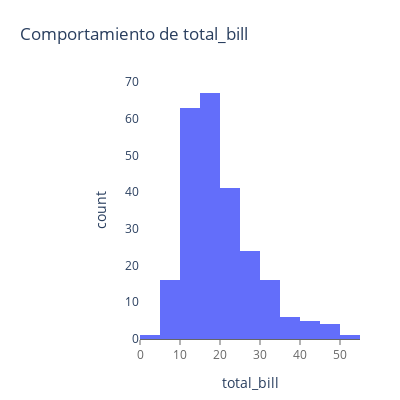

The cell this chart's notebook holds for it:
### Code cell
import plotly.express as px
df = px.data.tips()
fig = px.histogram(df, x="total_bill", nbins=10)
fig.update_layout(
    title="Comportamiento de total_bill",
    xaxis=dict(
        showgrid=False,
        showline=True,
        linecolor='rgb(102, 102, 102)',
        tickfont_color='rgb(102, 102, 102)',
        showticklabels=True,
        dtick=10,
        ticks='outside',
        tickcolor='rgb(102, 102, 102)',
    ),
    margin=dict(l=140, r=40, b=50, t=80),
    legend=dict(
        font_size=10,
        yanchor='middle',
        xanchor='right',
    ),
    width=400,
    height=400,
    paper_bgcolor='white',
    plot_bgcolor='white',
    hovermode='closest',
)

### Figure 1 — Plotly figure (JSON) as saved in the notebook; plotly's stock layout.template omitted (floating-point values rounded to 4 significant figures; data arrays with more than 128 entries replaced by an {"elided": "..."} marker saying what was removed)
{"data": [{"alignmentgroup": "True", "bingroup": "x", "hovertemplate": "total_bill=%{x}<br>count=%{y}<extra></extra>", "legendgroup": "", "marker": {"color": "#636efa", "pattern": {"shape": ""}}, "name": "", "nbinsx": 10, "offsetgroup": "", "orientation": "v", "showlegend": false, "type": "histogram", "x": {"elided": "244 float values"}, "xaxis": "x", "yaxis": "y"}], "layout": {"barmode": "relative", "height": 400, "hovermode": "closest", "legend": {"font": {"size": 10}, "tracegroupgap": 0, "xanchor": "right", "yanchor": "middle"}, "margin": {"b": 50, "l": 140, "r": 40, "t": 80}, "paper_bgcolor": "white", "plot_bgcolor": "white", "title": {"text": "Comportamiento de total_bill"}, "width": 400, "xaxis": {"anchor": "y", "domain": [0, 1], "dtick": 10, "linecolor": "rgb(102, 102, 102)", "showgrid": false, "showline": true, "showticklabels": true, "tickcolor": "rgb(102, 102, 102)", "tickfont": {"color": "rgb(102, 102, 102)"}, "ticks": "outside", "title": {"text": "total_bill"}}, "yaxis": {"anchor": "x", "domain": [0, 1], "title": {"text": "count"}}}}
